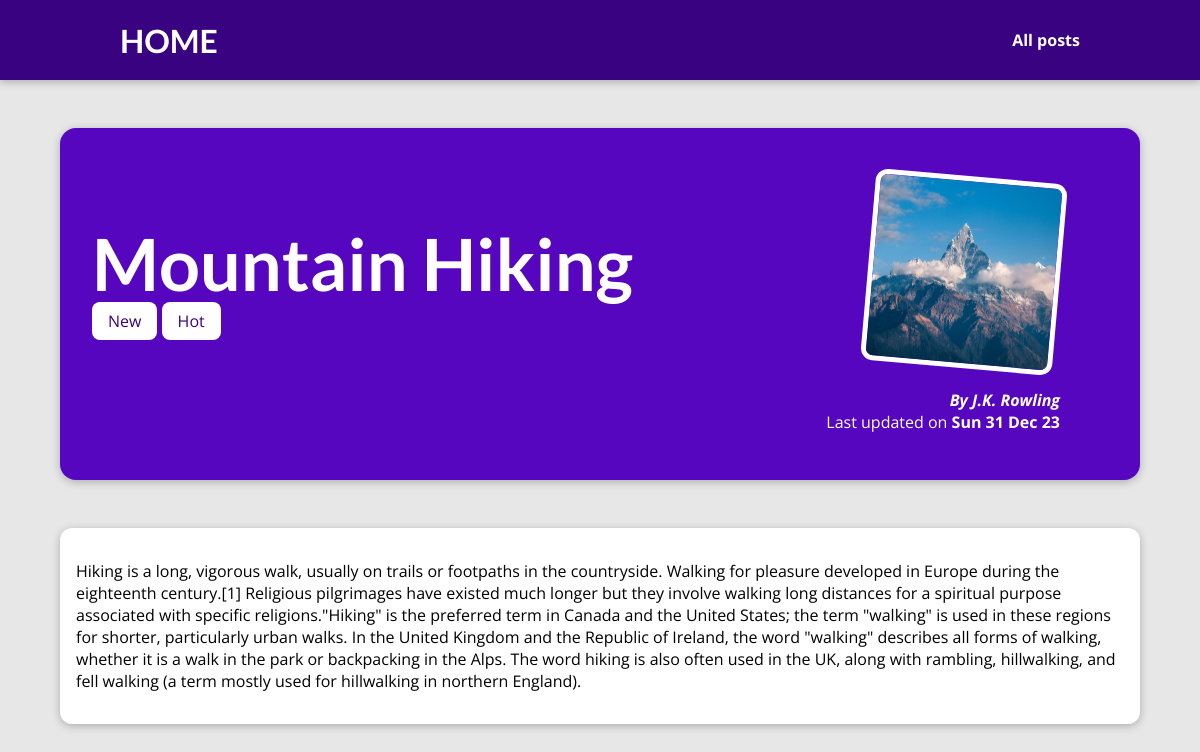
/posts/the-mountains, run on the app's committed database.
### blog/models.py (models this page shows, shortened)
class Post(models.Model):
    title=models.CharField(max_length=50)
    excerpt=models.CharField(max_length=100)
    Image_name = models.CharField(max_length=100)
    Date = models.DateField(auto_now=True)
    Slug = models.SlugField(max_length=50,unique=True,db_index=True)
    Content  = models.TextField(validators=[MinLengthValidator(10)])
    author  = models.ForeignKey(Author,on_delete=models.SET_NULL,related_name='posts',null=True)
    tags = models.ManyToManyField(Tag)

class Tag(models.Model):
    caption = models.CharField(max_length=25)

class Author(models.Model):
    first_name = models.CharField(max_length=50)
    last_name = models.CharField(max_length=50)
    Email = models.EmailField(max_length=50)
    def __str__(self):
        return f"{self.first_name} {self.last_name}"

### blog/views.py (the view)
# urls.py: path('posts/<slug:slug>',views.post_detail,name='post-detail-page')
def post_detail(request,slug):
    identified_post = get_object_or_404(Post,Slug=slug)
    return render(request,'blog/post-detail.html',{'post' : identified_post,
                  'tags': identified_post.tags.all()})

### blog/templates/blog/post-detail.html (shortened to what this page needs)
{% extends 'base.html'%}
{% load static %}
{% block css_files %}
<link rel='stylesheet' href={% static 'blog/post-detail.css' %}/>
{% endblock %}
{% block body %}
<section id='summary'>
    <h2>{{ post.title }} </h2>
    {% for tag in tags %}
    <span class='tag'>{{ tag.caption }}</span>
    {% endfor %}
    <article>
        <img src="{% static 'blog/images/'|add:post.Image_name%}" alt=''>
        <address>By <a href='mailto: {{ post.author.Email}}'>{{ post.author}}</a></address>
        <div> Last updated on
        <time>{{ post.Date|date:"D d M y"}}</time>
        </div>
    </article>
</section>
<main>
    <p>
       {{ post.Content|linebreaks }}
    </p>
</main>
{% endblock %}

### templates/base.html (shortened to what this page needs)
{% load static %}
<!doctype html>
<html lang="en">
<head>
    <link rel="stylesheet" href="{% static 'app.css' %}">
{% block css_files%}{% endblock %}
</head>
<body>
    <header id='main-navigation'>
        <h1><a href="{% url 'starting-page'%}">HOME</a></h1>
        <nav>
            <a href="{% url 'posts-page'%}">All posts</a>
        </nav>
    </header>
{% block body %}{% endblock %}
</body>
</html>

### static/app.css (style rules this page uses)
* { box-sizing: border-box; }
html { font-family: 'Open Sans', 'Lato', sans-serif; }
body { margin: 0; }
h1, h2, h3 { font-family: 'Lato', sans-serif; font-weight: bold; }
#main-navigation { width: 100%; height: 5rem; display: flex; justify-content: space-between; align-items: center; padding: 0 10%; position: absolute; top: 0; left: 0; }
#main-navigation a { text-decoration: none; color: white; font-weight: bold; }

### blog/static/blog/post-detail.css (style rules this page uses)
body { background-color: #e7e7e7; }
#main-navigation { background-color: #390281; box-shadow: 0 2px 8px rgba(0, 0, 0, 0.25); }
#summary { margin: 8rem auto 3rem auto; padding: 2rem; width: 90%; max-width: 90rem; border-radius: 16px; background-color: #5706c0; position: relative; box-shadow: 0 2px 8px rgba(0, 0, 0, 0.25); height: 22rem; }
#summary h2 { color: white; font-size: 4.5rem; margin-bottom: 0.25rem; }
#summary article { position: absolute; top: 2rem; right: 3rem; padding: 1rem 2rem; border-radius: 12px; text-align: right; color: white; }
#summary article img { width: 12rem; height: 12rem; border-radius: 12px; transform: rotateZ(5deg); border: 5px solid white; margin-bottom: 1rem; }
#summary address { font-weight: bold; }
#summary a { color: white; text-decoration: none; }
#summary time { font-weight: bold; }
main { width: 90%; max-width: 90rem; margin: 3rem auto; background-color: white; padding: 1rem; border-radius: 12px; box-shadow: 0 2px 8px rgba(0, 0, 0, 0.25); }
.tag { background-color: white; color: #390281; padding: 0.5rem 1rem; border-radius: 8px; }

### data on the page
Post: title "Mountain Hiking", Image_name (picture), author "J.K. Rowling", Date "Sun 31 Dec 23", Content "Hiking is a long, vigorous walk, usually on trails or footpaths in the countryside. Walking for pleasure developed in Europe during the eighteenth century.[1] Religious pilgrimages have existed much longer but they involve walking long distances for a spiritual purpose associated with specific religions.\"Hiking\" is the preferred term in Canada and the United States; the term \"walking\" is used in these regions for shorter, particularly urban walks. In the United Kingdom and the Republic of Ireland, the word \"walking\" describes all forms of walking, whether it is a walk in the park or backpacking in the Alps. The word hiking is also often used in the UK, along with rambling, hillwalking, and…"
Tag: caption "New"
Tag: caption "Hot"
